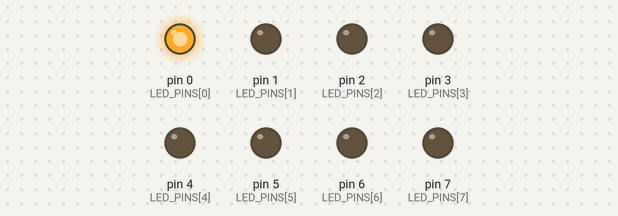
The sketch below on a simulated Arduino Uno, built with avr-gcc and run on an emulated ATmega328P. On the bench: output pins drawn as LEDs (lit = HIGH).

Above: at 0.12 s.
At 0.87 s:
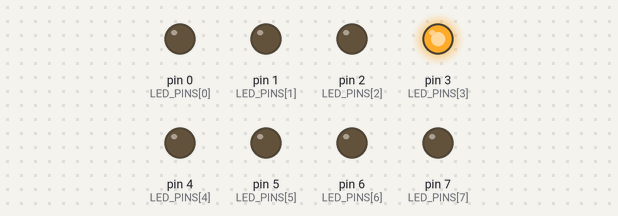
At 1.37 s:
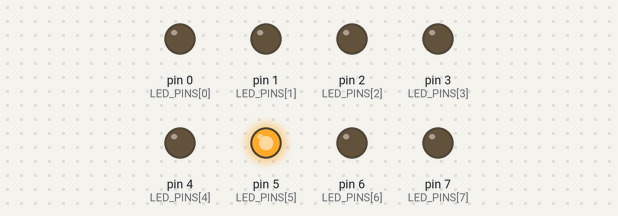
At 1.87 s:
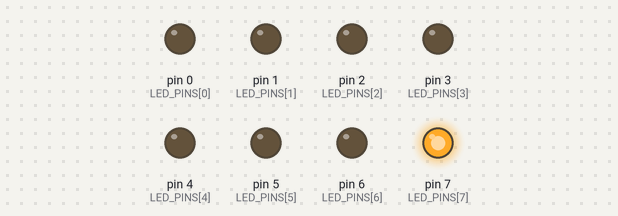
At 3.12 s:
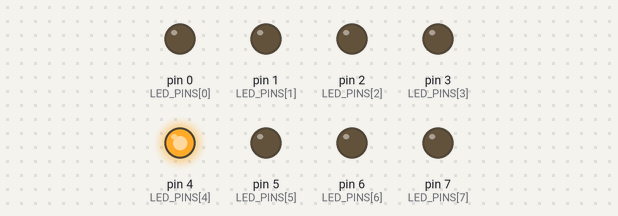
At 4.37 s:
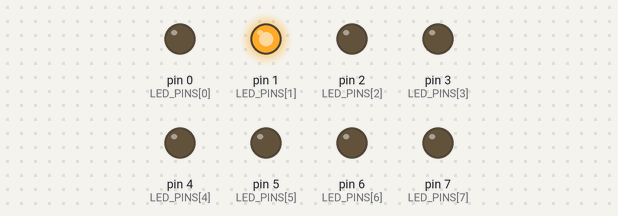
Timing chart, 0 to 4.7 s (numbered marks = the images above):
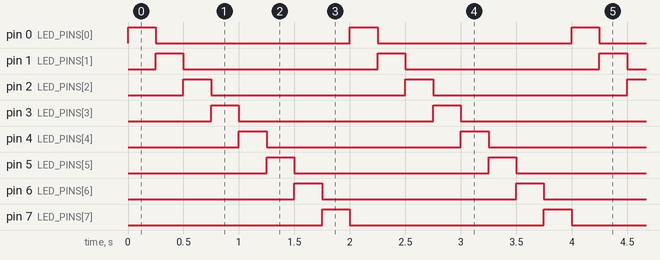

Measured:
- by itself, pin 0 (LED_PINS[0]), pin 1 (LED_PINS[1]), pin 2 (LED_PINS[2]), pin 3 (LED_PINS[3]), pin 4 (LED_PINS[4]), pin 5 (LED_PINS[5]), pin 6 (LED_PINS[6]), pin 7 (LED_PINS[7]): alternates HIGH for 0.25 s and LOW for 1.8 s
- by itself, everything shown: repeats every 2.0 s, in 8 steps

The sketch:

gpiotime_3_led_chaser.ino
```cpp
const byte LED_PINS[] = {0, 1, 2, 3, 4, 5, 6, 7};
const byte NUM_LEDS =  sizeof(LED_PINS) / sizeof(LED_PINS[0]);

void setup()
{
    for(byte i = 0; i < NUM_LEDS; i++)
        pinMode(LED_PINS[i], OUTPUT);
}

void loop()
{
    for(byte i = 0; i < NUM_LEDS; i++)
    {
        digitalWrite(LED_PINS[i], HIGH);
        delay(250);
        digitalWrite(LED_PINS[i], LOW);
    }
}
```
